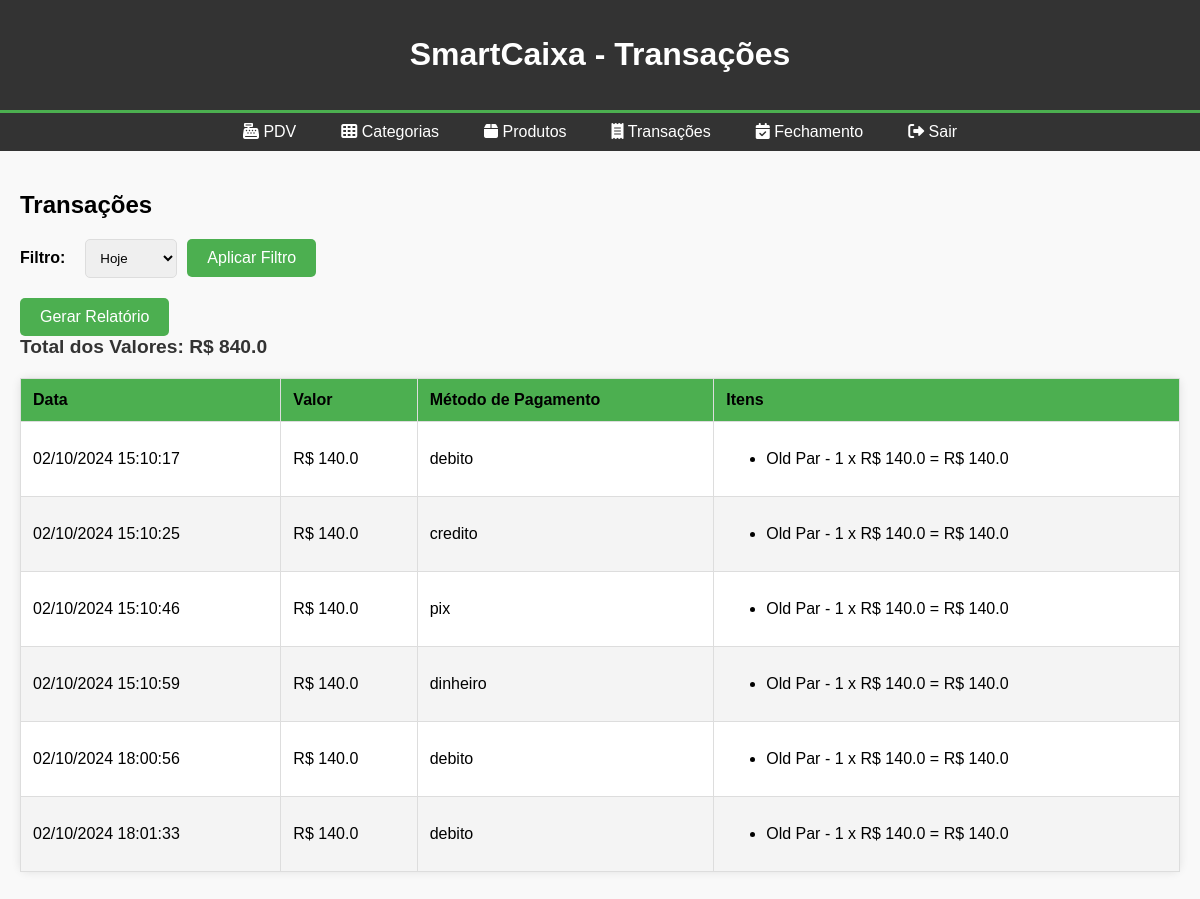
Screenshot of /transacoes with the database file from the repository.
### models.py (models this page shows, shortened)
class Transacao(db.Model):
    id = db.Column(db.Integer, primary_key=True)
    data = db.Column(db.DateTime, default=datetime.utcnow, nullable=False)
    valor = db.Column(db.Float, nullable=False)
    metodo_pagamento = db.Column(db.String(20), nullable=False)
    itens = db.relationship('ItemTransacao', backref='transacao', lazy=True)

class ItemTransacao(db.Model):
    id = db.Column(db.Integer, primary_key=True)
    produto_id = db.Column(db.Integer, db.ForeignKey('produto.id'), nullable=False)
    quantidade = db.Column(db.Integer, nullable=False)
    preco = db.Column(db.Float, nullable=False)
    transacao_id = db.Column(db.Integer, db.ForeignKey('transacao.id'), nullable=False)
    produto = db.relationship('Produto', backref='itens_transacao')

class Produto(db.Model):
    id = db.Column(db.Integer, primary_key=True)
    nome = db.Column(db.String(100), nullable=False)
    descricao = db.Column(db.String(200))
    codigo_barras = db.Column(db.String(100), unique=True, nullable=False)
    preco = db.Column(db.Float, nullable=False)
    estoque = db.Column(db.Integer, nullable=False)
    imagem = db.Column(db.String(100))
    categoria_id = db.Column(db.Integer, db.ForeignKey('categoria.id'), nullable=True)  # Modificado para nullable=True

### app.py (the view)
@app.route('/transacoes', methods=['GET'])
def transacoes():
    filtro = request.args.get('filtro', 'hoje')
    pagina = int(request.args.get('page', 1))
    limite = 200  # Número de transações por página
    if filtro == 'hoje':
        transacoes_query = Transacao.query.filter(Transacao.data >= date.today())
    elif filtro == 'semana':
        start_date = date.today() - timedelta(days=date.today().weekday())
        transacoes_query = Transacao.query.filter(Transacao.data >= start_date)
    elif filtro == 'mes':
        start_date = date.today().replace(day=1)
        transacoes_query = Transacao.query.filter(Transacao.data >= start_date)
    else:
        transacoes_query = Transacao.query
    total_transacoes = transacoes_query.count()
    transacoes_detalhadas = transacoes_query.paginate(page=pagina, per_page=limite)
    total = sum(t.valor for t in transacoes_detalhadas.items)
    return render_template('transacoes.html',
                           transacoes_detalhadas=transacoes_detalhadas.items,
                           filtro=filtro,
                           pagina=pagina,
                           total_transacoes=total_transacoes,
                           limite=limite,
                           total=total)

### templates/transacoes.html (shortened to what this page needs)
<!DOCTYPE html>
<html lang="pt-BR">
<head>
    <link rel="stylesheet" href="{{ url_for('static', filename='style_transacoes.css') }}">
    <link rel="stylesheet" href="https://cdnjs.cloudflare.com/ajax/libs/font-awesome/6.0.0-beta3/css/all.min.css">
</head>
<body>
    <header>
        <h1>SmartCaixa - Transações</h1>
    </header>
    <nav>
        <ul>
            <li><a href="{{ url_for('pdv') }}"><i class="fas fa-cash-register"></i> PDV</a></li>
            <li><a href="{{ url_for('categorias') }}"><i class="fas fa-th"></i> Categorias</a></li>
            <li><a href="{{ url_for('produtos') }}"><i class="fas fa-box"></i> Produtos</a></li>
            <li><a href="{{ url_for('transacoes') }}"><i class="fas fa-receipt"></i> Transações</a></li>
            <li><a href="{{ url_for('fechamento') }}"><i class="fas fa-calendar-check"></i> Fechamento</a></li>
            <li><a href="{{ url_for('logout') }}"><i class="fas fa-sign-out-alt"></i> Sair</a></li>
        </ul>
    </nav>
    <div class="transacoes-container">
        <h2>Transações</h2>
        <form method="get" action="{{ url_for('transacoes') }}" class="filter-form">
            <label for="filtro">Filtro:</label>
            <select id="filtro" name="filtro">
                <option value="hoje" {% if filtro == 'hoje' %}selected{% endif %}>Hoje</option>
            </select>
            <button type="submit">Aplicar Filtro</button>
        </form>
        <form method="post" action="{{ url_for('gerar_relatorio') }}">
            <button type="submit">Gerar Relatório</button>
        </form>
        <div class="total-sum">
            <strong>Total dos Valores: R$ {{ total }}</strong>
        </div>
        <table id="transacoes-table">
            <thead>
                <tr>
                    <th>Data</th>
                    <th>Valor</th>
                    <th>Método de Pagamento</th>
                    <th>Itens</th>
                </tr>
            </thead>
            <tbody>
                {% for transacao_detalhada in transacoes_detalhadas %}
                <tr>
                    <td>{{ transacao_detalhada.data.strftime('%d/%m/%Y %H:%M:%S') }}</td>
                    <td>R$ {{ transacao_detalhada.valor }}</td>
                    <td>{{ transacao_detalhada.metodo_pagamento }}</td>
                    <td>
                        <ul>
                            {% for item in transacao_detalhada.itens %}
                            <li>{{ item.produto.nome }} - {{ item.quantidade }} x R$ {{ item.preco }} = R$ {{ item.quantidade * item.preco }}</li>
                            {% endfor %}
                        </ul>
                    </td>
                </tr>
                {% endfor %}
            </tbody>
        </table>
    </div>
</body>
</html>

### static/style_transacoes.css (style rules this page uses)
body { font-family: Arial, sans-serif; margin: 0; padding: 0; box-sizing: border-box; background-color: #f9f9f9; }
header { background-color: #333; color: #fff; padding: 15px; text-align: center; border-bottom: 3px solid #4CAF50; }
nav { background-color: #333; color: #fff; padding: 10px; }
nav ul { list-style-type: none; padding: 0; margin: 0; display: flex; justify-content: center; gap: 15px; }
nav ul li { margin: 0; }
nav ul li a { text-decoration: none; color: #fff; padding: 10px 15px; border-radius: 5px; transition: background-color 0.3s, color 0.3s; }
.transacoes-container { padding: 20px; max-width: 1200px; margin: 0 auto; }
.filter-form { margin-bottom: 20px; display: flex; align-items: center; gap: 10px; }
.filter-form label { margin-right: 10px; font-weight: bold; }
.filter-form select, .filter-form button { padding: 10px; border: 1px solid #ddd; border-radius: 5px; }
.filter-form button { background-color: #4CAF50; color: white; border: none; cursor: pointer; transition: background-color 0.3s; }
.total-sum { font-size: 1.2em; margin-bottom: 20px; font-weight: bold; color: #333; }
#transacoes-table { width: 100%; border-collapse: collapse; margin-bottom: 20px; background-color: #fff; box-shadow: 0 0 10px rgba(0, 0, 0, 0.1); border-radius: 8px; }
#transacoes-table th, #transacoes-table td { border: 1px solid #ddd; padding: 12px; text-align: left; }
#transacoes-table th { background-color: #4CAF50; color: #000; }
#transacoes-table tbody tr:nth-child(even) { background-color: #f4f4f4; }
button[type="submit"] { background-color: #4CAF50; color: white; padding: 10px 20px; font-size: 16px; border: none; border-radius: 5px; cursor: pointer; transition: background-color 0.3s ease; }

### rows the page displays
ItemTransacao: produto.nome "Old Par", quantidade "1", preco "140.0", item.quantidade*item.preco "140.0"
ItemTransacao: produto.nome "Old Par", quantidade "1", preco "140.0", item.quantidade*item.preco "140.0"
ItemTransacao: produto.nome "Old Par", quantidade "1", preco "140.0", item.quantidade*item.preco "140.0"
ItemTransacao: produto.nome "Old Par", quantidade "1", preco "140.0", item.quantidade*item.preco "140.0"
ItemTransacao: produto.nome "Old Par", quantidade "1", preco "140.0", item.quantidade*item.preco "140.0"
ItemTransacao: produto.nome "Old Par", quantidade "1", preco "140.0", item.quantidade*item.preco "140.0"

### other values shown
{{ total }} "840.0"
